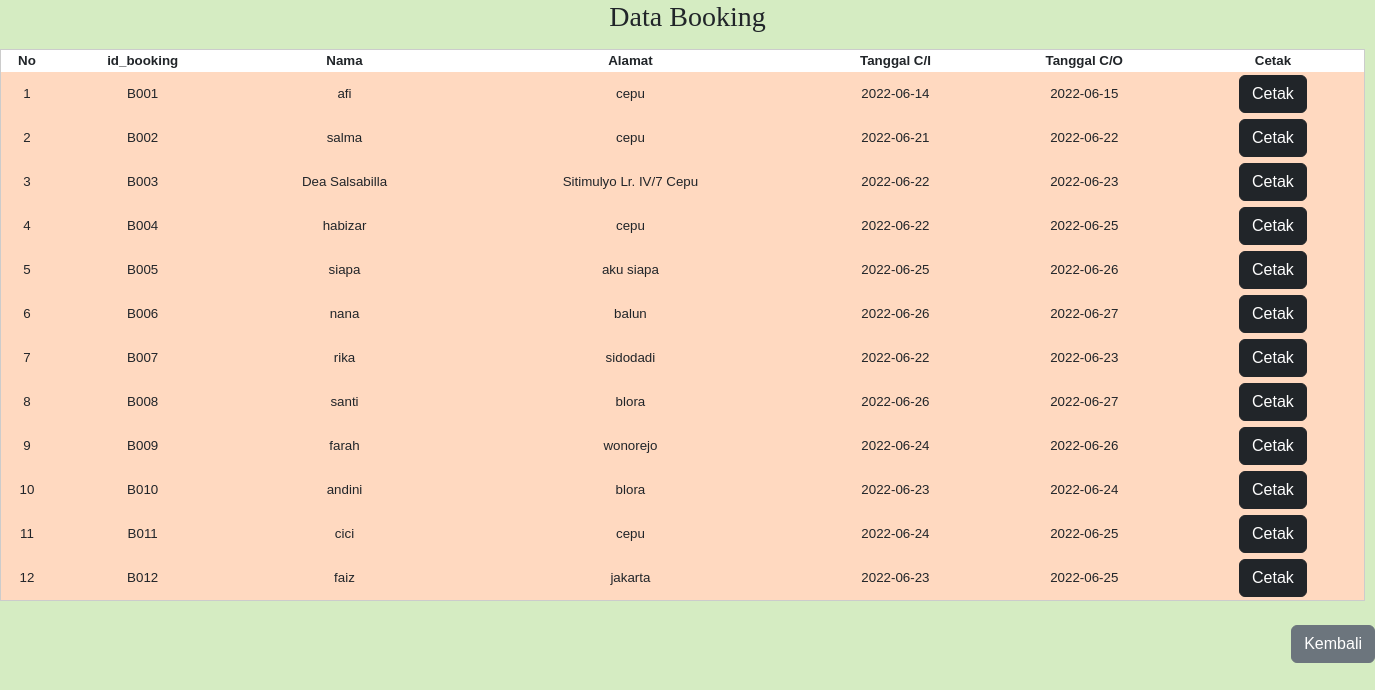
Screenshot of /booking.php with the database file from the repository.
### tables this page shows
CREATE TABLE `tb_reservasi` (
  `id_booking` varchar(20) NOT NULL,
  `nama` varchar(100) NOT NULL,
  `alamat` text NOT NULL,
  `telepon` int(13) NOT NULL,
  `email` text NOT NULL,
  `tipe_kamar` varchar(100) NOT NULL,
  `jumlah_kamar` int(10) NOT NULL,
  `tgl_ci` date NOT NULL,
  `tgl_co` date NOT NULL
);

### booking.php (the view, shortened to what this page needs)
<!DOCTYPE html>
<html lang="en">
<head>
    <link href="https://cdn.jsdelivr.net/npm/bootstrap@5.2.0-beta1/dist/css/bootstrap.min.css" rel="stylesheet">
    <link rel="stylesheet" href="booking.css">
</head>
<body>
    <h3 align="center">Data Booking</h3>
    <table border="1" width="1365px">
        <tr bgcolor="#ffffff" align="center">
            <th>No</th>
            <th>id_booking</th>
            <th>Nama</th>
            <th>Alamat</th>
            <th>Tanggal C/I</th>
            <th>Tanggal C/O</th>
            <th>Cetak</th>
        </tr>
        <?php
            include"koneksi.php";
            $no =1;
            $data = mysqli_query($koneksi,"select * from tb_reservasi");
            while($hasil = mysqli_fetch_array($data)) {
                ?>
                <tr bgcolor="#FFD9C0" align="center">
                    <td><?php echo $no++; ?></td>
                    <td><?php echo $hasil['id_booking']; ?></td>
                    <td><?php echo $hasil['nama']; ?></td>
                    <td><?php echo $hasil['alamat']; ?></td>
                    <td><?php echo $hasil['tgl_ci']; ?></td>
                    <td><?php echo $hasil['tgl_co']; ?></td>
                    <td>
                        <button><a href="cetak.php?id=<?php echo $hasil['id_booking']; ?>" type="button" class="btn btn-dark" target="_blank">Cetak</a></button>
                    </td>
                </tr>
                <?php
            }
        ?>
    </table>
    <br>
    <span style="float: right;">
        <button class="btn btn-secondary" name="kembali"><a href="index.php" style="color: #ffff; text-decoration:none; margin-bottom:20px">Kembali</a></button>
    </span>
</body>
</html>

### booking.css (style rules this page uses)
body { font-family: Verdana, Geneva, Tahoma, sans-serif; background-color: #D5ECC2; }
table { margin-top: 15px; font-size: 10pt; border: 1px solid#cccccc; }
td { padding: 3px; height: 30px; }
th { height: 20px; }
button { padding: 0; border: none; background: none; }
h3 { font-weight: 800px; font-family: Mabook Regular; src: url(MABOOK.TTF); }

### rows the page displays
tb_reservasi: id_booking "B001", nama "afi", alamat "cepu", tgl_ci "2022-06-14", tgl_co "2022-06-15"
tb_reservasi: id_booking "B002", nama "salma", alamat "cepu", tgl_ci "2022-06-21", tgl_co "2022-06-22"
tb_reservasi: id_booking "B003", nama "Dea Salsabilla", alamat "Sitimulyo Lr. IV/7 Cepu", tgl_ci "2022-06-22", tgl_co "2022-06-23"
tb_reservasi: id_booking "B004", nama "habizar", alamat "cepu", tgl_ci "2022-06-22", tgl_co "2022-06-25"
tb_reservasi: id_booking "B005", nama "siapa", alamat "aku siapa", tgl_ci "2022-06-25", tgl_co "2022-06-26"
tb_reservasi: id_booking "B006", nama "nana", alamat "balun", tgl_ci "2022-06-26", tgl_co "2022-06-27"
tb_reservasi: id_booking "B007", nama "rika", alamat "sidodadi", tgl_ci "2022-06-22", tgl_co "2022-06-23"
tb_reservasi: id_booking "B008", nama "santi", alamat "blora", tgl_ci "2022-06-26", tgl_co "2022-06-27"
tb_reservasi: id_booking "B009", nama "farah", alamat "wonorejo", tgl_ci "2022-06-24", tgl_co "2022-06-26"
tb_reservasi: id_booking "B010", nama "andini", alamat "blora", tgl_ci "2022-06-23", tgl_co "2022-06-24"
tb_reservasi: id_booking "B011", nama "cici", alamat "cepu", tgl_ci "2022-06-24", tgl_co "2022-06-25"
tb_reservasi: id_booking "B012", nama "faiz", alamat "jakarta", tgl_ci "2022-06-23", tgl_co "2022-06-25"
